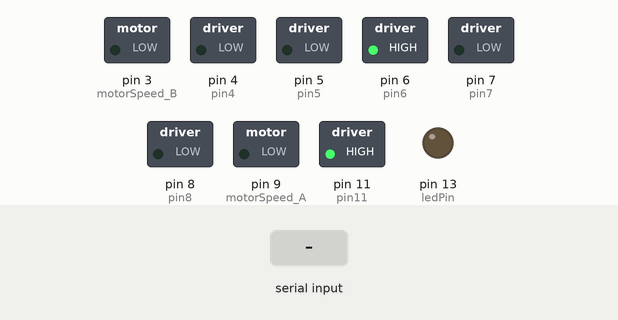
Simulated run of this sketch. Board: Arduino Uno, built with avr-gcc and run on an emulated ATmega328P. Parts: switched loads named in the sketch (green lamp = pin HIGH), output pins drawn as LEDs (lit = HIGH). The test bench sets the inputs (shaded band).

Above: at 1.2 s.
1.3 s: "g" received over Serial
At 2.5 s:
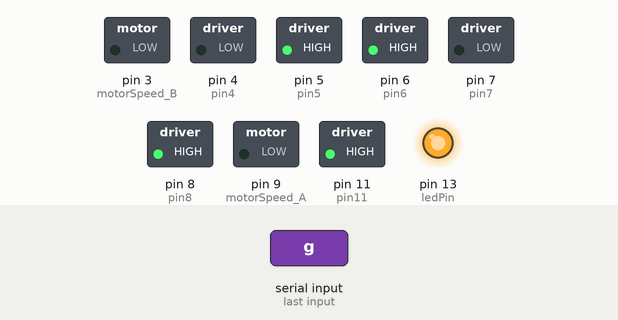
2.8 s: "b" received over Serial
At 3.8 s:
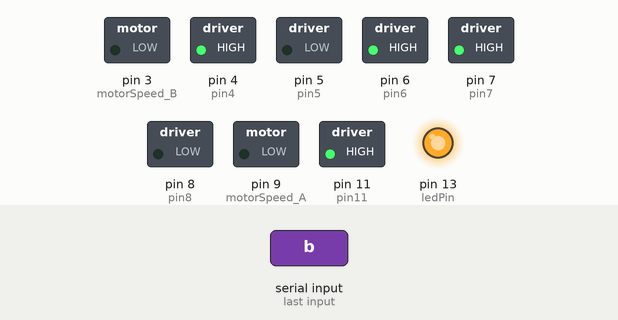
4.3 s: "l" received over Serial
At 5.0 s:
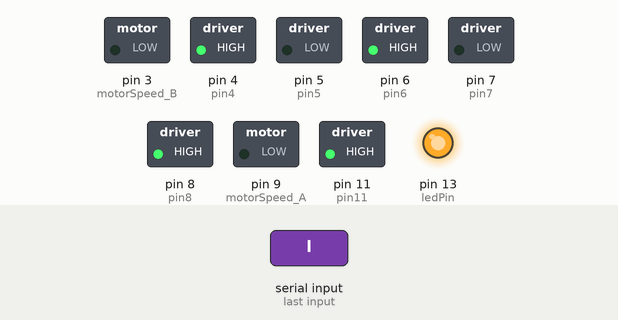
5.8 s: "r" received over Serial
At 6.1 s:
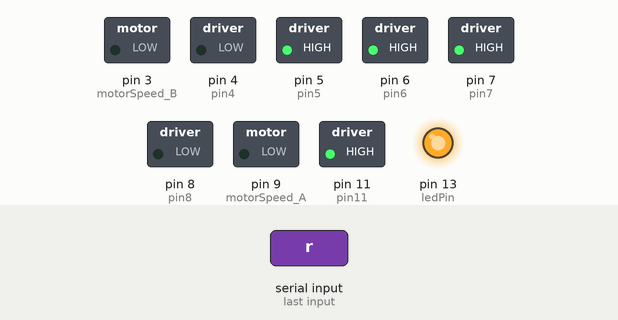
7.3 s: "s" received over Serial
At 8.5 s:
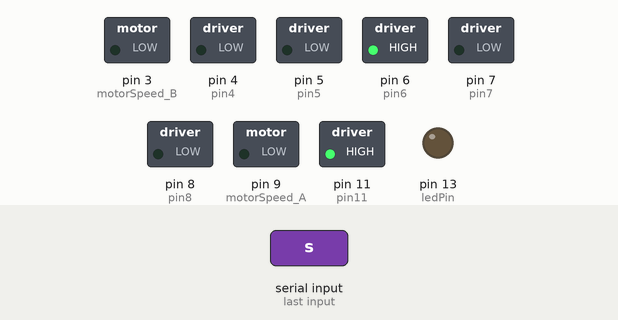
8.8 s: byte 53 ('5') received over Serial
At 10.2 s:
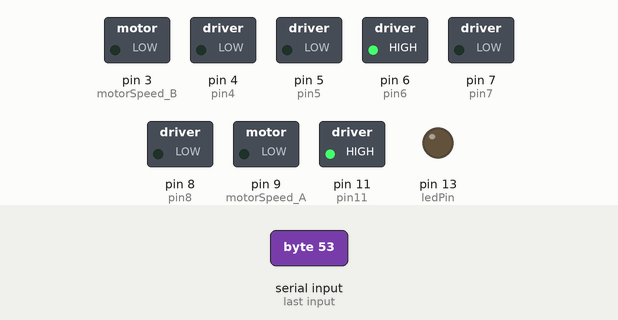
Timing chart, 0 to 11.3 s (numbered marks = the images above; inputs shaded):
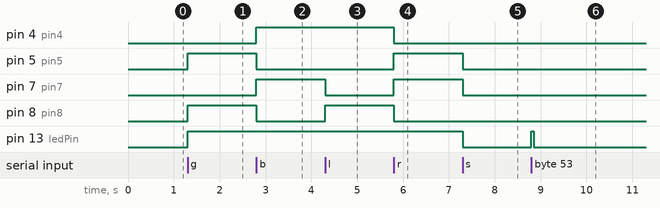

The sketch:

bluetooth_demo_5_2.ino
```cpp
int curentSpeed = 0;
char incomingByte;

// Motor A
int motorSpeed_A = 9;
int pin8 = 8;
int pin7 = 7;

// Motor B
int motorSpeed_B = 3;
int pin5 = 5;
int pin4 = 4;

int pin11 = 11;
int pin6 = 6;
int ledPin = 13;

void setup()
{
  Serial.begin(115200);

  // Set all the motor control pins to outputs
  pinMode(motorSpeed_A, OUTPUT);
  pinMode(motorSpeed_B, OUTPUT);
  pinMode(pin8, OUTPUT);
  pinMode(pin7, OUTPUT);
  pinMode(pin5, OUTPUT);
  pinMode(pin4, OUTPUT);

  pinMode(ledPin, OUTPUT);
  digitalWrite(ledPin, LOW);

  pinMode(pin11, OUTPUT);
  digitalWrite(pin11, HIGH);

  pinMode(pin6, OUTPUT);
  digitalWrite(pin6, HIGH);
}

void goForward()
{
  // This function will run the motors in one direction at a specific speed
  // Turn on motor A
  digitalWrite(pin8, HIGH);
  digitalWrite(pin7, LOW);

  // Turn on motor B
  digitalWrite(pin5, HIGH);
  digitalWrite(pin4, LOW);

  // Set motor speed
  analogWrite(motorSpeed_A, curentSpeed);
  analogWrite(motorSpeed_B, curentSpeed);

  digitalWrite(ledPin, HIGH);
}

void goBack()
{
  // This function will run the motors in one direction at a specific speed
  // Turn on motor A
  digitalWrite(pin8, LOW);
  digitalWrite(pin7, HIGH);

  // Turn on motor B
  digitalWrite(pin5, LOW);
  digitalWrite(pin4, HIGH);

  // Set motor speed
  analogWrite(motorSpeed_A, curentSpeed);
  analogWrite(motorSpeed_B, curentSpeed);

  digitalWrite(ledPin, HIGH);
}

void left()
{
  // Turn on motor A
  digitalWrite(pin8, HIGH);
  digitalWrite(pin7, LOW);

  // Turn on motor B
  digitalWrite(pin5, LOW);
  digitalWrite(pin4, HIGH);

  // Set motor speed
  analogWrite(motorSpeed_A, curentSpeed);
  analogWrite(motorSpeed_B, curentSpeed);

  digitalWrite(ledPin, HIGH);
}

void right()
{
  // Turn on motor A
  digitalWrite(pin8, LOW);
  digitalWrite(pin7, HIGH);

  // Turn on motor B
  digitalWrite(pin5, HIGH);
  digitalWrite(pin4, LOW);

  // Set motor speed
  analogWrite(motorSpeed_A, curentSpeed);
  analogWrite(motorSpeed_B, curentSpeed);

  digitalWrite(ledPin, HIGH);
}

void stopCar()
{
  // This function will stop the motors
  // Turn on motor A
  digitalWrite(pin8, LOW);
  digitalWrite(pin7, LOW);

  // Turn on motor B
  digitalWrite(pin5, LOW);
  digitalWrite(pin4, LOW);

  // Set motor speed
  analogWrite(motorSpeed_A, 0);
  analogWrite(motorSpeed_B, 0);

  digitalWrite(ledPin, LOW);
}

void setSpeed(int val)
{
  curentSpeed = val;
  digitalWrite(ledPin, HIGH);
  delay(50);
  stopCar();
}

void loop()
{
  if (Serial.available() > 0)
  {
    // read the incoming byte:
    incomingByte = Serial.read();

    //Serial.print("Received input bytes:");
    //Serial.println(incomingByte, DEC);
    //Serial.flush();

    if(incomingByte == 's')
    {
      stopCar();
      //Serial.println("OFF");
    }
    else if(incomingByte == 'g')
    {
      goForward();
      //Serial.println("GO");
    }
    else if(incomingByte == 'b')
    {
      goBack();
      //Serial.println("BACK");
    }
    else if(incomingByte == 'l')
    {
      left();
      //Serial.println("LEFT");
    }
    else if(incomingByte == 'r')
    {
      right();
      //Serial.println("RIGHT");
    }
    else if(incomingByte == '0')
    {
      setSpeed(0);
      //Serial.println("SPEED: 0");
    }
    else if(incomingByte == '1')
    {
      setSpeed(25);
      //Serial.println("SPEED: 1");
    }
    else if(incomingByte == '2')
    {
      setSpeed(50);
      //Serial.println("SPEED: 2");
    }
    else if(incomingByte == '3')
    {
      setSpeed(75);
      //Serial.println("SPEED: 3");
    }
    else if(incomingByte == '4')
    {
      setSpeed(100);
      //Serial.println("SPEED: 4");
    }
    else if(incomingByte == '5')
    {
      setSpeed(125);
      //Serial.println("SPEED: 5");
    }
    else if(incomingByte == '6')
    {
      setSpeed(150);
      //Serial.println("SPEED: 6");
    }
    else if(incomingByte == '7')
    {
      setSpeed(175);
      //Serial.println("SPEED: 7");
    }
    else if(incomingByte == '8')
    {
      setSpeed(200);
      //Serial.println("SPEED: 8");
    }
    else if(incomingByte == '9')
    {
      setSpeed(225);
      //Serial.println("SPEED: 9");
    }
    else
    {
      stopCar();
      //Serial.println("OFF");
    }
  }
}
```

Measured:
- after the input at 1.3 s, pin 5 (pin5), pin 8 (pin8), pin 13 (ledPin): LOW → HIGH at once
- after the input at 2.8 s, pin 4 (pin4), pin 7 (pin7): LOW → HIGH at once; pin 5 (pin5), pin 8 (pin8): HIGH → LOW at once
- after the input at 4.3 s, pin 7 (pin7): HIGH → LOW at once; pin 8 (pin8): LOW → HIGH at once
- after the input at 5.8 s, pin 4 (pin4), pin 8 (pin8): HIGH → LOW at once; pin 5 (pin5), pin 7 (pin7): LOW → HIGH at once
- after the input at 7.3 s, pin 5 (pin5), pin 7 (pin7), pin 13 (ledPin): HIGH → LOW at once
- after the input at 8.8 s, pin 13 (ledPin): LOW → HIGH at once, → LOW 0.05 s later
